Frame 1 (no input): blank canvas, image omitted
Frame 60 (no input): blank canvas, image omitted
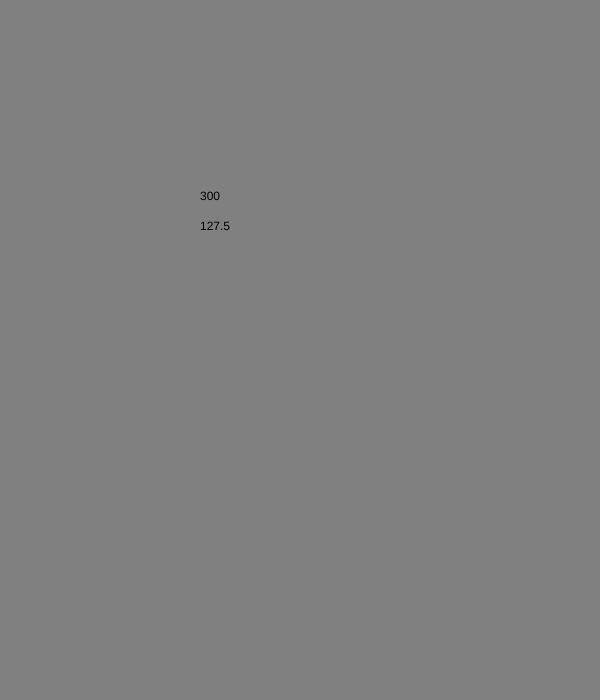
Frame 120 (the mouse pressed at the canvas centre since frame 60)

The p5.js sketch whose frames 1 and 60 were blank and that drew this single picture after the mouse press (run headless with seeded random() and noise() and a simulated clock; from frame 60 on, the mouse is pressed at the canvas centre):

// p5.js sketch
// ── sketch.js
function setup() {
    createCanvas(600,700);
}


function draw() {
    var bgVal;

    // Mapping mouseX to a usable range
    // bgVal = mouseX;
    // bgVal = mouseX * 0.425;
    bgVal = map(mouseX, 0, 600, 0, 255);

    background(bgVal);

    text(mouseX, 200, 200);
    text(bgVal, 200, 230);
}
